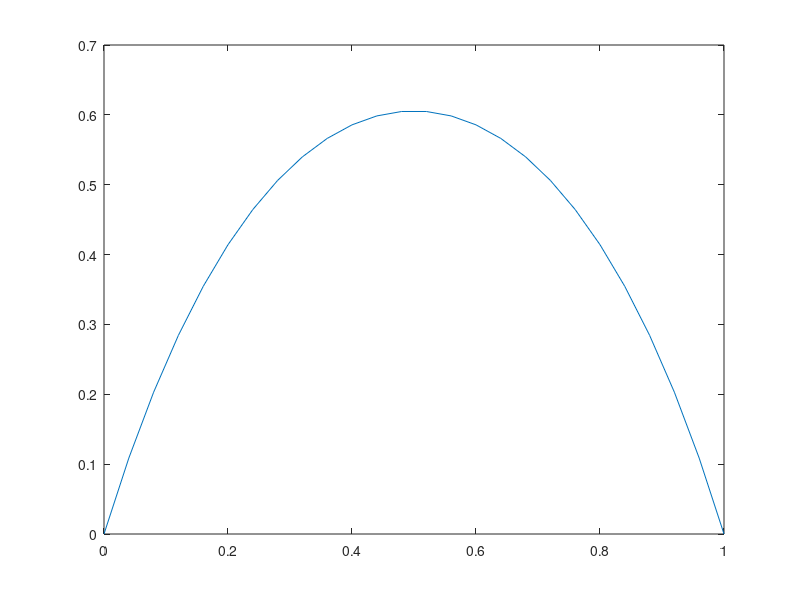

MATLAB code for this plot:
%% PROBLEMA ELÍPTICO 1D ELEMENTOS FINITOS LINEALES. CONDICIONES DIRICHLET HOMOGÉNEAS
% a*u - k*u'' = f
% solo hay que cabiar a,k,f, los nodos (o la h) y el intervalo

%% MODIFICAR

    f = @(x) 0*x+1;
    a=1;
    k=0.1;

% Intervalo
    c=0;
    d=1;

% NODOS:
    % equiespaciados:
    Ne = 25;      %num elementos
    h = (d-c)/Ne; 
    xi = c:h:d;   %nodos
    
    %Para evitar oscilaciones en los extremos se suele utilizar nodos no equiespaciados:
    %xi = [0:1e-3:0.01 0.01:0.05:0.99 0.99:1e-3:1]; %se ponen nodos más juntos en los extremos que por el medio
    %Ne = length(xi)-1; %para el caso lineal
    
%% CREAR MATRICES DE MASA Y RIGIDEZ EN EL ELEMENTO DE REFERENCIA (con cuadratura gauss legendre)

    %funciones base y sus derivadas
    phi0_g = @(x) 0.5*(1-x);
    phi1_g = @(x) 0.5*(1+x);
    
    dphi0_g = @(x) 0*x-0.5; 
    dphi1_g = @(x) 0*x + 0.5;
    
    % parámetros de cuadratura
    xgi = [-sqrt(3)/3 sqrt(3)/3]; % Nodos y pesos GL
    wi = [1 1];
    
    M_g = sparse(2,2);
    M_g(1,1) = sum(wi.*phi0_g(xgi).*phi0_g(xgi));
    M_g(1,2) = sum(wi.*phi0_g(xgi).*phi1_g(xgi));
    M_g(2,1) = sum(wi.*phi1_g(xgi).*phi0_g(xgi));
    M_g(2,2) = sum(wi.*phi1_g(xgi).*phi1_g(xgi));
    
    % MATRIZ DE RIGIDEZ DE REFERENCIA
    R_g = sparse(2,2);
    R_g(1,1) = sum(wi.*dphi0_g(xgi).*dphi0_g(xgi));
    R_g(1,2) = sum(wi.*dphi0_g(xgi).*dphi1_g(xgi));
    R_g(2,1) = sum(wi.*dphi1_g(xgi).*dphi0_g(xgi));
    R_g(2,2) = sum(wi.*dphi1_g(xgi).*dphi1_g(xgi));
    
    N = length(xi);   
    M = sparse(N,N);
    R = sparse(N,N);

%% ENSAMBLAJE 

    %En los elementos de la diagonal principal se van solapando los valores de las matrices de referencia
    
    for i=1:Ne

     hi=xi(i+1)-xi(i); %Por si hubiera usado nodos no equiespaciados
     M(i:i+1,i:i+1) = M(i:i+1,i:i+1) + hi*0.5*M_g;
     R(i:i+1,i:i+1) = R(i:i+1,i:i+1) + (2/hi)*R_g;
    
    end

%% SOLUCIÓN

A = a*M+k*R;
A0 = A; %En vez de redimensionalizar, ponemos cero en la 1 y ult fila y columna (menos en posición 11 y NN)
A0([1 end],:) = 0; %Es lo mismo que poner A0(1,:)=0 y A0(end,:)=0
A0(:,[1 end]) = 0; %Es lo mismo que pober A0(:,1)=0 y A0(:,end)=0
A0(1,1) = 1;
A0(end,end) = 1;

fi=f(xi)';

vect_b=M*fi;
vect_b0=vect_b;
vect_b0([1 end])=0;


uh=A0\vect_b0; % solución del PEF

figure

plot(xi,uh)
